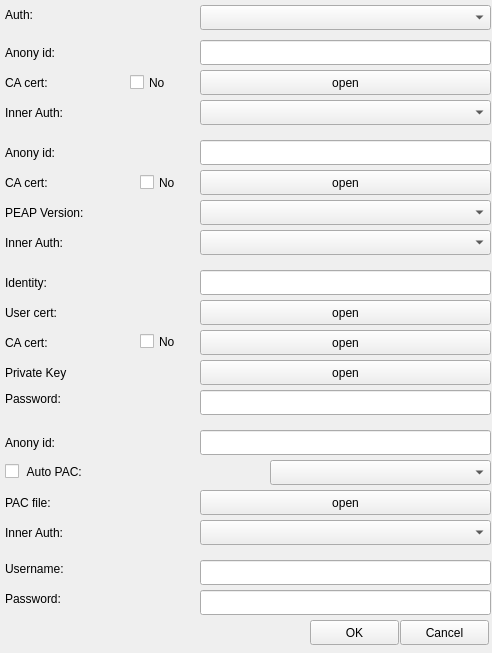
<?xml version="1.0" encoding="UTF-8"?>
<ui version="4.0">
 <class>WPAEnterpriseIninputDlg</class>
 <widget class="QWidget" name="WPAEnterpriseIninputDlg">
  <property name="windowModality">
   <enum>Qt::NonModal</enum>
  </property>
  <property name="geometry">
   <rect>
    <x>0</x>
    <y>0</y>
    <width>492</width>
    <height>653</height>
   </rect>
  </property>
  <property name="sizePolicy">
   <sizepolicy hsizetype="Fixed" vsizetype="Preferred">
    <horstretch>0</horstretch>
    <verstretch>0</verstretch>
   </sizepolicy>
  </property>
  <property name="windowTitle">
   <string>Form</string>
  </property>
  <property name="styleSheet">
   <string notr="true"/>
  </property>
  <widget class="QWidget" name="widget_wifi_auth" native="true">
   <property name="geometry">
    <rect>
     <x>0</x>
     <y>0</y>
     <width>501</width>
     <height>681</height>
    </rect>
   </property>
   <widget class="QWidget" name="widget_userinfo" native="true">
    <property name="geometry">
     <rect>
      <x>0</x>
      <y>560</y>
      <width>500</width>
      <height>60</height>
     </rect>
    </property>
    <widget class="QLineEdit" name="lineEdit_username">
     <property name="geometry">
      <rect>
       <x>200</x>
       <y>0</y>
       <width>291</width>
       <height>25</height>
      </rect>
     </property>
    </widget>
    <widget class="QLabel" name="label_7">
     <property name="geometry">
      <rect>
       <x>5</x>
       <y>30</y>
       <width>191</width>
       <height>17</height>
      </rect>
     </property>
     <property name="text">
      <string>Password:</string>
     </property>
    </widget>
    <widget class="QLabel" name="label_6">
     <property name="geometry">
      <rect>
       <x>5</x>
       <y>0</y>
       <width>191</width>
       <height>17</height>
      </rect>
     </property>
     <property name="text">
      <string>Username:</string>
     </property>
    </widget>
    <widget class="QLineEdit" name="lineEdit_password">
     <property name="geometry">
      <rect>
       <x>200</x>
       <y>30</y>
       <width>291</width>
       <height>25</height>
      </rect>
     </property>
    </widget>
   </widget>
   <widget class="QWidget" name="widget_peap" native="true">
    <property name="geometry">
     <rect>
      <x>0</x>
      <y>140</y>
      <width>500</width>
      <height>120</height>
     </rect>
    </property>
    <widget class="QLabel" name="label_14">
     <property name="geometry">
      <rect>
       <x>5</x>
       <y>30</y>
       <width>131</width>
       <height>25</height>
      </rect>
     </property>
     <property name="text">
      <string>CA cert:</string>
     </property>
    </widget>
    <widget class="QCheckBox" name="checkBox_peap_noCA_2">
     <property name="geometry">
      <rect>
       <x>140</x>
       <y>30</y>
       <width>41</width>
       <height>25</height>
      </rect>
     </property>
     <property name="text">
      <string>No</string>
     </property>
    </widget>
    <widget class="QLabel" name="label_16">
     <property name="geometry">
      <rect>
       <x>5</x>
       <y>0</y>
       <width>191</width>
       <height>25</height>
      </rect>
     </property>
     <property name="text">
      <string>Anony id:</string>
     </property>
    </widget>
    <widget class="QLineEdit" name="lineEdit_peap_dentity">
     <property name="geometry">
      <rect>
       <x>200</x>
       <y>0</y>
       <width>291</width>
       <height>25</height>
      </rect>
     </property>
     <property name="text">
      <string/>
     </property>
    </widget>
    <widget class="QComboBox" name="comboBox_peap_inner_auth">
     <property name="geometry">
      <rect>
       <x>200</x>
       <y>90</y>
       <width>291</width>
       <height>25</height>
      </rect>
     </property>
    </widget>
    <widget class="QLabel" name="label_15">
     <property name="geometry">
      <rect>
       <x>5</x>
       <y>90</y>
       <width>191</width>
       <height>25</height>
      </rect>
     </property>
     <property name="text">
      <string>Inner Auth:</string>
     </property>
    </widget>
    <widget class="QLabel" name="label_17">
     <property name="geometry">
      <rect>
       <x>5</x>
       <y>60</y>
       <width>191</width>
       <height>25</height>
      </rect>
     </property>
     <property name="text">
      <string>PEAP Version:</string>
     </property>
    </widget>
    <widget class="QComboBox" name="comboBox_peap_version">
     <property name="geometry">
      <rect>
       <x>200</x>
       <y>60</y>
       <width>291</width>
       <height>25</height>
      </rect>
     </property>
    </widget>
    <widget class="QPushButton" name="pushButton_peap_open_cacert">
     <property name="geometry">
      <rect>
       <x>200</x>
       <y>30</y>
       <width>291</width>
       <height>25</height>
      </rect>
     </property>
     <property name="text">
      <string>open</string>
     </property>
    </widget>
   </widget>
   <widget class="QWidget" name="widget_tls" native="true">
    <property name="geometry">
     <rect>
      <x>0</x>
      <y>270</y>
      <width>500</width>
      <height>150</height>
     </rect>
    </property>
    <widget class="QLabel" name="label_8">
     <property name="geometry">
      <rect>
       <x>5</x>
       <y>60</y>
       <width>131</width>
       <height>25</height>
      </rect>
     </property>
     <property name="text">
      <string>CA cert:</string>
     </property>
    </widget>
    <widget class="QLabel" name="label_9">
     <property name="geometry">
      <rect>
       <x>5</x>
       <y>30</y>
       <width>191</width>
       <height>25</height>
      </rect>
     </property>
     <property name="text">
      <string>User cert:</string>
     </property>
    </widget>
    <widget class="QCheckBox" name="checkBox_tls_noCA">
     <property name="geometry">
      <rect>
       <x>140</x>
       <y>60</y>
       <width>51</width>
       <height>23</height>
      </rect>
     </property>
     <property name="text">
      <string>No</string>
     </property>
    </widget>
    <widget class="QLabel" name="label_11">
     <property name="geometry">
      <rect>
       <x>5</x>
       <y>0</y>
       <width>191</width>
       <height>25</height>
      </rect>
     </property>
     <property name="text">
      <string>Identity:</string>
     </property>
    </widget>
    <widget class="QLineEdit" name="lineEdit_tls_identity">
     <property name="geometry">
      <rect>
       <x>200</x>
       <y>0</y>
       <width>291</width>
       <height>25</height>
      </rect>
     </property>
     <property name="text">
      <string/>
     </property>
    </widget>
    <widget class="QLabel" name="label_10">
     <property name="geometry">
      <rect>
       <x>5</x>
       <y>90</y>
       <width>191</width>
       <height>25</height>
      </rect>
     </property>
     <property name="text">
      <string>Private Key</string>
     </property>
    </widget>
    <widget class="QLabel" name="label_13">
     <property name="geometry">
      <rect>
       <x>5</x>
       <y>120</y>
       <width>191</width>
       <height>17</height>
      </rect>
     </property>
     <property name="text">
      <string>Password:</string>
     </property>
    </widget>
    <widget class="QLineEdit" name="lineEdit_tls_passwd">
     <property name="geometry">
      <rect>
       <x>200</x>
       <y>120</y>
       <width>291</width>
       <height>25</height>
      </rect>
     </property>
    </widget>
    <widget class="QPushButton" name="pushButton_tls_open_usercert">
     <property name="geometry">
      <rect>
       <x>200</x>
       <y>30</y>
       <width>291</width>
       <height>25</height>
      </rect>
     </property>
     <property name="text">
      <string>open</string>
     </property>
    </widget>
    <widget class="QPushButton" name="pushButton_tls_open_cacert">
     <property name="geometry">
      <rect>
       <x>200</x>
       <y>60</y>
       <width>291</width>
       <height>25</height>
      </rect>
     </property>
     <property name="text">
      <string>open</string>
     </property>
    </widget>
    <widget class="QPushButton" name="pushButton_tls_open_prikey">
     <property name="geometry">
      <rect>
       <x>200</x>
       <y>90</y>
       <width>291</width>
       <height>25</height>
      </rect>
     </property>
     <property name="text">
      <string>open</string>
     </property>
    </widget>
   </widget>
   <widget class="QWidget" name="widget_top" native="true">
    <property name="geometry">
     <rect>
      <x>0</x>
      <y>0</y>
      <width>500</width>
      <height>30</height>
     </rect>
    </property>
    <property name="styleSheet">
     <string notr="true"/>
    </property>
    <widget class="QLabel" name="label_2">
     <property name="geometry">
      <rect>
       <x>5</x>
       <y>5</y>
       <width>191</width>
       <height>20</height>
      </rect>
     </property>
     <property name="sizePolicy">
      <sizepolicy hsizetype="Fixed" vsizetype="Fixed">
       <horstretch>0</horstretch>
       <verstretch>0</verstretch>
      </sizepolicy>
     </property>
     <property name="text">
      <string>Auth:               </string>
     </property>
    </widget>
    <widget class="QComboBox" name="comboBox_auth">
     <property name="geometry">
      <rect>
       <x>200</x>
       <y>5</y>
       <width>291</width>
       <height>25</height>
      </rect>
     </property>
     <property name="sizePolicy">
      <sizepolicy hsizetype="Preferred" vsizetype="Fixed">
       <horstretch>0</horstretch>
       <verstretch>0</verstretch>
      </sizepolicy>
     </property>
    </widget>
   </widget>
   <widget class="QWidget" name="widget_fast" native="true">
    <property name="geometry">
     <rect>
      <x>0</x>
      <y>430</y>
      <width>500</width>
      <height>120</height>
     </rect>
    </property>
    <widget class="QCheckBox" name="checkBox_fast_autoPAC">
     <property name="geometry">
      <rect>
       <x>5</x>
       <y>30</y>
       <width>261</width>
       <height>23</height>
      </rect>
     </property>
     <property name="text">
      <string> Auto PAC:</string>
     </property>
    </widget>
    <widget class="QComboBox" name="comboBox_fast_PAC">
     <property name="geometry">
      <rect>
       <x>270</x>
       <y>30</y>
       <width>221</width>
       <height>25</height>
      </rect>
     </property>
    </widget>
    <widget class="QLabel" name="label_19">
     <property name="geometry">
      <rect>
       <x>5</x>
       <y>0</y>
       <width>191</width>
       <height>25</height>
      </rect>
     </property>
     <property name="text">
      <string>Anony id:</string>
     </property>
    </widget>
    <widget class="QLineEdit" name="lineEdit_fast_identity">
     <property name="geometry">
      <rect>
       <x>200</x>
       <y>0</y>
       <width>291</width>
       <height>25</height>
      </rect>
     </property>
     <property name="text">
      <string/>
     </property>
    </widget>
    <widget class="QComboBox" name="comboBox_fast_inner_auth">
     <property name="geometry">
      <rect>
       <x>200</x>
       <y>90</y>
       <width>291</width>
       <height>25</height>
      </rect>
     </property>
    </widget>
    <widget class="QLabel" name="label_20">
     <property name="geometry">
      <rect>
       <x>5</x>
       <y>90</y>
       <width>191</width>
       <height>25</height>
      </rect>
     </property>
     <property name="text">
      <string>Inner Auth:</string>
     </property>
    </widget>
    <widget class="QLabel" name="label_21">
     <property name="geometry">
      <rect>
       <x>5</x>
       <y>60</y>
       <width>191</width>
       <height>25</height>
      </rect>
     </property>
     <property name="text">
      <string>PAC file:</string>
     </property>
    </widget>
    <widget class="QPushButton" name="pushButton_fast_open_pacfile">
     <property name="geometry">
      <rect>
       <x>200</x>
       <y>60</y>
       <width>291</width>
       <height>25</height>
      </rect>
     </property>
     <property name="text">
      <string>open</string>
     </property>
    </widget>
   </widget>
   <widget class="QWidget" name="widget_tunneled_tls" native="true">
    <property name="geometry">
     <rect>
      <x>0</x>
      <y>40</y>
      <width>500</width>
      <height>90</height>
     </rect>
    </property>
    <property name="styleSheet">
     <string notr="true"/>
    </property>
    <widget class="QLabel" name="label_5">
     <property name="geometry">
      <rect>
       <x>5</x>
       <y>30</y>
       <width>121</width>
       <height>25</height>
      </rect>
     </property>
     <property name="text">
      <string>CA cert:</string>
     </property>
    </widget>
    <widget class="QLabel" name="label_3">
     <property name="geometry">
      <rect>
       <x>5</x>
       <y>0</y>
       <width>191</width>
       <height>25</height>
      </rect>
     </property>
     <property name="text">
      <string>Anony id:</string>
     </property>
    </widget>
    <widget class="QCheckBox" name="checkBox_tunneled_noCA">
     <property name="geometry">
      <rect>
       <x>130</x>
       <y>30</y>
       <width>51</width>
       <height>25</height>
      </rect>
     </property>
     <property name="text">
      <string>No</string>
     </property>
    </widget>
    <widget class="QLineEdit" name="lineEdit_tunneled_identity">
     <property name="geometry">
      <rect>
       <x>200</x>
       <y>0</y>
       <width>291</width>
       <height>25</height>
      </rect>
     </property>
    </widget>
    <widget class="QComboBox" name="comboBox_tunneled_inner_auth">
     <property name="geometry">
      <rect>
       <x>200</x>
       <y>60</y>
       <width>291</width>
       <height>25</height>
      </rect>
     </property>
    </widget>
    <widget class="QLabel" name="label_12">
     <property name="geometry">
      <rect>
       <x>5</x>
       <y>60</y>
       <width>181</width>
       <height>25</height>
      </rect>
     </property>
     <property name="text">
      <string>Inner Auth:</string>
     </property>
    </widget>
    <widget class="QPushButton" name="pushButton_tunneled_open_cacert">
     <property name="geometry">
      <rect>
       <x>200</x>
       <y>30</y>
       <width>291</width>
       <height>25</height>
      </rect>
     </property>
     <property name="text">
      <string>open</string>
     </property>
    </widget>
   </widget>
   <widget class="QWidget" name="widget_bottom" native="true">
    <property name="geometry">
     <rect>
      <x>0</x>
      <y>620</y>
      <width>500</width>
      <height>25</height>
     </rect>
    </property>
    <widget class="QPushButton" name="pushButton_ok">
     <property name="geometry">
      <rect>
       <x>310</x>
       <y>0</y>
       <width>89</width>
       <height>25</height>
      </rect>
     </property>
     <property name="text">
      <string>OK</string>
     </property>
    </widget>
    <widget class="QPushButton" name="pushButton_cancel">
     <property name="geometry">
      <rect>
       <x>400</x>
       <y>0</y>
       <width>89</width>
       <height>25</height>
      </rect>
     </property>
     <property name="text">
      <string>Cancel</string>
     </property>
    </widget>
   </widget>
  </widget>
 </widget>
 <resources/>
 <connections/>
</ui>
